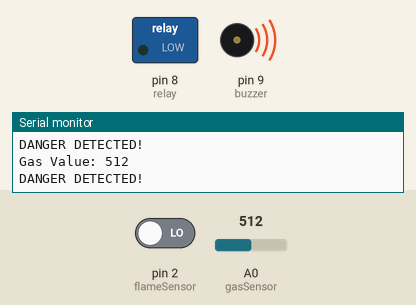
A sketch run on a simulated Arduino Uno, built with avr-gcc and run on an emulated ATmega328P. On the bench: switched loads named in the sketch (green lamp = pin HIGH), buzzer (waves = sounding, pin HIGH), the last lines printed to the serial monitor. Inputs (shaded band) come from the test bench; at power-on: A0 (gasSensor) = 512, pin 2 (flameSensor) LOW.

Above: at 1.3 s.
1.4 s: A0 (gasSensor) set to 313
2.9 s: A0 (gasSensor) set to 288
At 3.9 s:
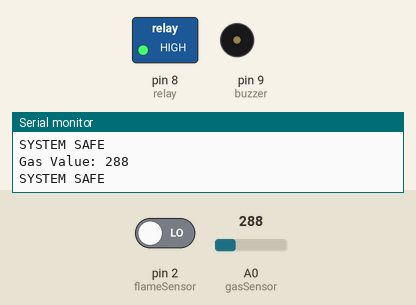
4.5 s: A0 (gasSensor) set to 306
At 5.1 s:
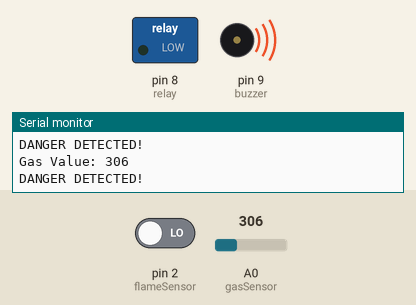
6.0 s: A0 (gasSensor) set to 290
At 6.3 s:
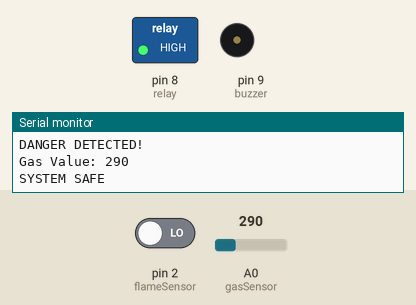
Timing chart, 0 to 8.5 s (numbered marks = the images above; inputs shaded):
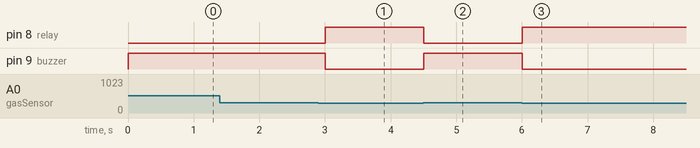

The sketch:

sem4.ino
```cpp
int gasSensor = A0;
int flameSensor = 2;

int relay = 8;
int buzzer = 9;

int gasThreshold = 300;

void setup() {

  pinMode(flameSensor, INPUT);

  pinMode(relay, OUTPUT);
  pinMode(buzzer, OUTPUT);

  digitalWrite(relay, HIGH);
  digitalWrite(buzzer, LOW);

  Serial.begin(9600);
}

void loop() {

  int gasValue = analogRead(gasSensor);
  int flameStatus = digitalRead(flameSensor);

  Serial.print("Gas Value: ");
  Serial.println(gasValue);

  // DANGER CONDITION
  if (gasValue > gasThreshold || flameStatus == HIGH) {

    digitalWrite(relay, LOW);
    digitalWrite(buzzer, HIGH);

    Serial.println("DANGER DETECTED!");
  }

  // SAFE CONDITION
  else {

    digitalWrite(relay, HIGH);
    digitalWrite(buzzer, LOW);

    Serial.println("SYSTEM SAFE");
  }

  delay(500);
}
```

Measured:
- the behaviour switches between 301 and 300 on A0 (gasSensor) (found by bisection; images 0 and 1)
- after the input at 2.9 s, pin 8 (relay): LOW → HIGH after 0.10 s; pin 9 (buzzer): HIGH → LOW after 0.10 s
- after the input at 4.5 s, pin 8 (relay): HIGH → LOW at once; pin 9 (buzzer): LOW → HIGH at once
- after the input at 6.0 s, pin 8 (relay): LOW → HIGH at once; pin 9 (buzzer): HIGH → LOW at once
